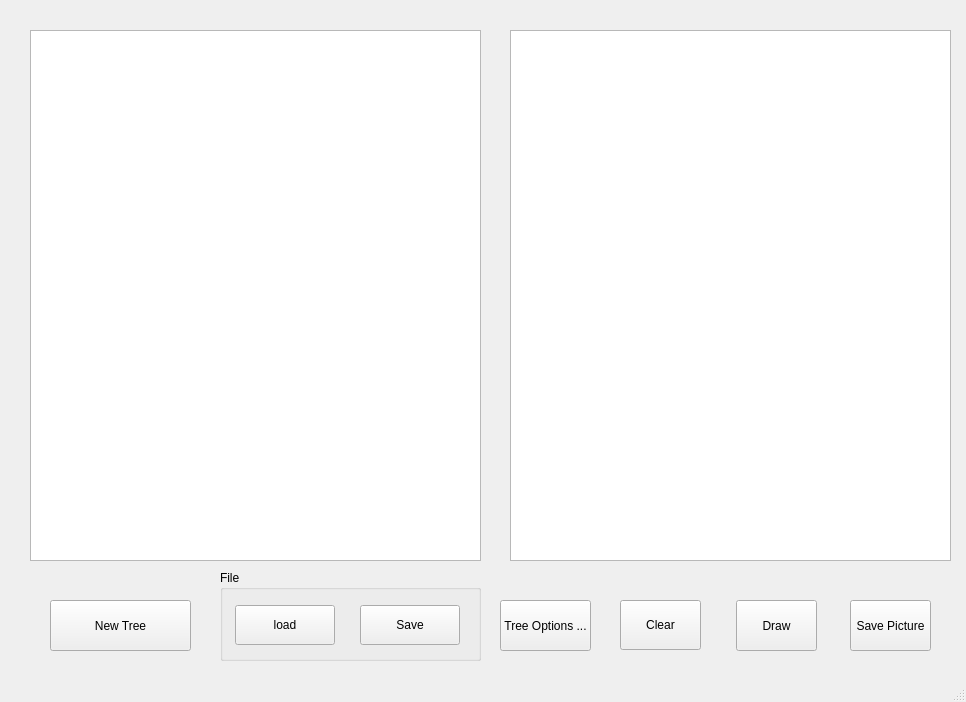
<?xml version="1.0" encoding="UTF-8"?>
<ui version="4.0">
 <class>MainWindow</class>
 <widget class="QMainWindow" name="MainWindow">
  <property name="geometry">
   <rect>
    <x>0</x>
    <y>0</y>
    <width>966</width>
    <height>702</height>
   </rect>
  </property>
  <property name="windowTitle">
   <string>Binary Tree</string>
  </property>
  <widget class="QWidget" name="centralWidget">
   <widget class="binarytreeview" name="treeView">
    <property name="geometry">
     <rect>
      <x>30</x>
      <y>30</y>
      <width>451</width>
      <height>531</height>
     </rect>
    </property>
    <property name="selectionBehavior">
     <enum>QAbstractItemView::SelectItems</enum>
    </property>
   </widget>
   <widget class="QGraphicsView" name="graphicsView">
    <property name="geometry">
     <rect>
      <x>510</x>
      <y>30</y>
      <width>441</width>
      <height>531</height>
     </rect>
    </property>
    <property name="focusPolicy">
     <enum>Qt::ClickFocus</enum>
    </property>
    <property name="viewportUpdateMode">
     <enum>QGraphicsView::SmartViewportUpdate</enum>
    </property>
   </widget>
   <widget class="QPushButton" name="newTreeBtn">
    <property name="geometry">
     <rect>
      <x>50</x>
      <y>600</y>
      <width>141</width>
      <height>51</height>
     </rect>
    </property>
    <property name="text">
     <string>New Tree</string>
    </property>
   </widget>
   <widget class="QGroupBox" name="groupBox">
    <property name="geometry">
     <rect>
      <x>220</x>
      <y>570</y>
      <width>261</width>
      <height>91</height>
     </rect>
    </property>
    <property name="title">
     <string>File</string>
    </property>
    <widget class="QPushButton" name="loadBtn">
     <property name="geometry">
      <rect>
       <x>15</x>
       <y>35</y>
       <width>100</width>
       <height>40</height>
      </rect>
     </property>
     <property name="text">
      <string>load</string>
     </property>
    </widget>
    <widget class="QPushButton" name="saveBtn">
     <property name="geometry">
      <rect>
       <x>140</x>
       <y>35</y>
       <width>100</width>
       <height>40</height>
      </rect>
     </property>
     <property name="text">
      <string>Save</string>
     </property>
    </widget>
   </widget>
   <widget class="QPushButton" name="clearBtn">
    <property name="geometry">
     <rect>
      <x>620</x>
      <y>600</y>
      <width>81</width>
      <height>50</height>
     </rect>
    </property>
    <property name="text">
     <string>Clear</string>
    </property>
   </widget>
   <widget class="QPushButton" name="saveGraphicBtn">
    <property name="geometry">
     <rect>
      <x>850</x>
      <y>600</y>
      <width>81</width>
      <height>51</height>
     </rect>
    </property>
    <property name="text">
     <string>Save Picture</string>
    </property>
   </widget>
   <widget class="QPushButton" name="treeOptionBtn">
    <property name="geometry">
     <rect>
      <x>500</x>
      <y>600</y>
      <width>91</width>
      <height>51</height>
     </rect>
    </property>
    <property name="text">
     <string>Tree Options ...</string>
    </property>
   </widget>
   <widget class="QPushButton" name="drawTreeBtn">
    <property name="geometry">
     <rect>
      <x>736</x>
      <y>600</y>
      <width>81</width>
      <height>51</height>
     </rect>
    </property>
    <property name="text">
     <string>Draw</string>
    </property>
   </widget>
  </widget>
  <widget class="QStatusBar" name="statusBar"/>
 </widget>
 <layoutdefault spacing="6" margin="11"/>
 <customwidgets>
  <customwidget>
   <class>binarytreeview</class>
   <extends>QTreeView</extends>
   <header>binarytreeview.h</header>
  </customwidget>
 </customwidgets>
 <resources/>
 <connections/>
</ui>
